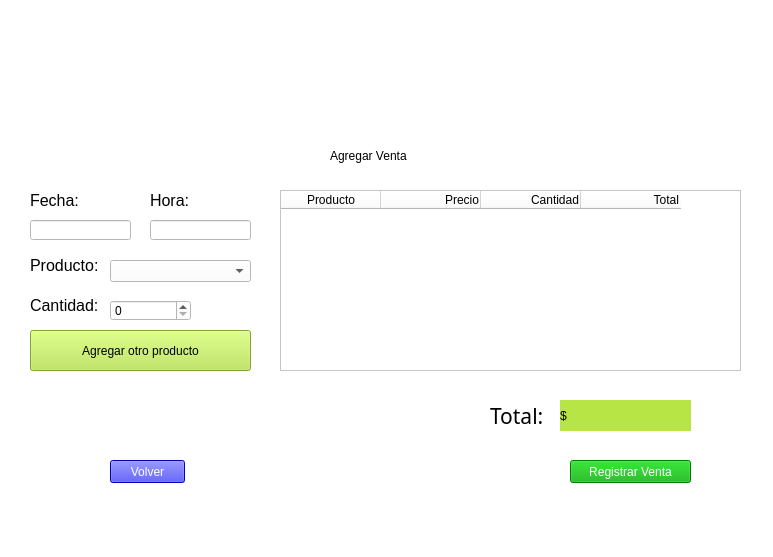
<?xml version="1.0" encoding="UTF-8"?>
<ui version="4.0">
 <class>VentanaMoreVenta</class>
 <widget class="QMainWindow" name="VentanaMoreVenta">
  <property name="geometry">
   <rect>
    <x>0</x>
    <y>0</y>
    <width>773</width>
    <height>557</height>
   </rect>
  </property>
  <property name="sizePolicy">
   <sizepolicy hsizetype="Preferred" vsizetype="Preferred">
    <horstretch>0</horstretch>
    <verstretch>0</verstretch>
   </sizepolicy>
  </property>
  <property name="windowTitle">
   <string>OtraVenta</string>
  </property>
  <property name="toolTip">
   <string>&lt;html&gt;&lt;head/&gt;&lt;body&gt;&lt;p align=&quot;center&quot;&gt;&lt;br/&gt;&lt;/p&gt;&lt;/body&gt;&lt;/html&gt;</string>
  </property>
  <property name="whatsThis">
   <string>&lt;html&gt;&lt;head/&gt;&lt;body&gt;&lt;p align=&quot;center&quot;&gt;&lt;br/&gt;&lt;/p&gt;&lt;/body&gt;&lt;/html&gt;</string>
  </property>
  <property name="styleSheet">
   <string notr="true">background-color: rgb(255, 255, 255);</string>
  </property>
  <widget class="QWidget" name="centralwidget">
   <widget class="QLabel" name="label_2">
    <property name="geometry">
     <rect>
      <x>330</x>
      <y>140</y>
      <width>161</width>
      <height>31</height>
     </rect>
    </property>
    <property name="styleSheet">
     <string notr="true">font: 87 12pt &quot;Arial Black&quot;;</string>
    </property>
    <property name="text">
     <string>Agregar Venta</string>
    </property>
   </widget>
   <widget class="QLabel" name="label">
    <property name="geometry">
     <rect>
      <x>320</x>
      <y>10</y>
      <width>141</width>
      <height>131</height>
     </rect>
    </property>
    <property name="text">
     <string/>
    </property>
    <property name="pixmap">
     <pixmap>Agregar.jpeg</pixmap>
    </property>
    <property name="scaledContents">
     <bool>true</bool>
    </property>
   </widget>
   <widget class="QLabel" name="label_Date">
    <property name="geometry">
     <rect>
      <x>30</x>
      <y>180</y>
      <width>101</width>
      <height>41</height>
     </rect>
    </property>
    <property name="font">
     <font>
      <family>Arial</family>
      <pointsize>12</pointsize>
     </font>
    </property>
    <property name="text">
     <string>Fecha:</string>
    </property>
   </widget>
   <widget class="QPushButton" name="pushButton_volver">
    <property name="geometry">
     <rect>
      <x>110</x>
      <y>460</y>
      <width>75</width>
      <height>23</height>
     </rect>
    </property>
    <property name="styleSheet">
     <string notr="true">color: rgb(255, 255, 255);
font: 12pt &quot;Arial&quot;;
background-color: rgb(0, 0, 255) ;</string>
    </property>
    <property name="text">
     <string>Volver</string>
    </property>
   </widget>
   <widget class="QLineEdit" name="LineHora">
    <property name="geometry">
     <rect>
      <x>150</x>
      <y>220</y>
      <width>101</width>
      <height>20</height>
     </rect>
    </property>
    <property name="styleSheet">
     <string notr="true">font: 12pt &quot;Arial&quot;;</string>
    </property>
    <property name="text">
     <string/>
    </property>
   </widget>
   <widget class="QLineEdit" name="LineFecha">
    <property name="geometry">
     <rect>
      <x>30</x>
      <y>220</y>
      <width>101</width>
      <height>20</height>
     </rect>
    </property>
    <property name="styleSheet">
     <string notr="true">font: 12pt &quot;Arial&quot;;</string>
    </property>
   </widget>
   <widget class="QSpinBox" name="spinBoxCantidad">
    <property name="geometry">
     <rect>
      <x>110</x>
      <y>300</y>
      <width>81</width>
      <height>21</height>
     </rect>
    </property>
    <property name="styleSheet">
     <string notr="true">font: 12pt &quot;Arial&quot;;</string>
    </property>
   </widget>
   <widget class="QPushButton" name="pushButton_registrar">
    <property name="geometry">
     <rect>
      <x>570</x>
      <y>460</y>
      <width>121</width>
      <height>23</height>
     </rect>
    </property>
    <property name="styleSheet">
     <string notr="true">color: rgb(255, 255, 255);
font: 12pt &quot;Arial&quot;;
background-color: rgb(0, 170, 0) ;</string>
    </property>
    <property name="text">
     <string>Registrar Venta</string>
    </property>
   </widget>
   <widget class="QLabel" name="label_hour">
    <property name="geometry">
     <rect>
      <x>150</x>
      <y>190</y>
      <width>101</width>
      <height>21</height>
     </rect>
    </property>
    <property name="font">
     <font>
      <family>Arial</family>
      <pointsize>12</pointsize>
     </font>
    </property>
    <property name="text">
     <string>Hora:</string>
    </property>
   </widget>
   <widget class="QLabel" name="label_Prod">
    <property name="geometry">
     <rect>
      <x>30</x>
      <y>250</y>
      <width>71</width>
      <height>31</height>
     </rect>
    </property>
    <property name="font">
     <font>
      <family>Arial</family>
      <pointsize>12</pointsize>
     </font>
    </property>
    <property name="text">
     <string>Producto:</string>
    </property>
   </widget>
   <widget class="QLabel" name="label_Cant">
    <property name="geometry">
     <rect>
      <x>30</x>
      <y>290</y>
      <width>71</width>
      <height>31</height>
     </rect>
    </property>
    <property name="font">
     <font>
      <family>Arial</family>
      <pointsize>12</pointsize>
     </font>
    </property>
    <property name="text">
     <string>Cantidad:</string>
    </property>
   </widget>
   <widget class="QComboBox" name="comboBoxProducto">
    <property name="geometry">
     <rect>
      <x>110</x>
      <y>260</y>
      <width>141</width>
      <height>22</height>
     </rect>
    </property>
    <property name="styleSheet">
     <string notr="true">font: 12pt &quot;Arial&quot;;</string>
    </property>
   </widget>
   <widget class="QTableWidget" name="tableVenta">
    <property name="geometry">
     <rect>
      <x>280</x>
      <y>190</y>
      <width>461</width>
      <height>181</height>
     </rect>
    </property>
    <property name="sizePolicy">
     <sizepolicy hsizetype="Expanding" vsizetype="Expanding">
      <horstretch>0</horstretch>
      <verstretch>0</verstretch>
     </sizepolicy>
    </property>
    <property name="minimumSize">
     <size>
      <width>461</width>
      <height>0</height>
     </size>
    </property>
    <property name="maximumSize">
     <size>
      <width>461</width>
      <height>16777215</height>
     </size>
    </property>
    <property name="baseSize">
     <size>
      <width>0</width>
      <height>0</height>
     </size>
    </property>
    <property name="font">
     <font>
      <family>Arial</family>
      <pointsize>12</pointsize>
     </font>
    </property>
    <property name="acceptDrops">
     <bool>false</bool>
    </property>
    <property name="toolTip">
     <string/>
    </property>
    <property name="whatsThis">
     <string/>
    </property>
    <property name="layoutDirection">
     <enum>Qt::LeftToRight</enum>
    </property>
    <property name="styleSheet">
     <string notr="true">font: 12pt &quot;Arial&quot;;
</string>
    </property>
    <property name="sizeAdjustPolicy">
     <enum>QAbstractScrollArea::AdjustToContents</enum>
    </property>
    <column>
     <property name="text">
      <string>Producto</string>
     </property>
     <property name="toolTip">
      <string/>
     </property>
     <property name="textAlignment">
      <set>AlignCenter</set>
     </property>
    </column>
    <column>
     <property name="text">
      <string>Precio</string>
     </property>
     <property name="textAlignment">
      <set>AlignTrailing|AlignVCenter</set>
     </property>
    </column>
    <column>
     <property name="text">
      <string>Cantidad</string>
     </property>
     <property name="textAlignment">
      <set>AlignTrailing|AlignVCenter</set>
     </property>
    </column>
    <column>
     <property name="text">
      <string>Total</string>
     </property>
     <property name="textAlignment">
      <set>AlignTrailing|AlignVCenter</set>
     </property>
    </column>
   </widget>
   <widget class="QPushButton" name="pushButton_MasProducto">
    <property name="geometry">
     <rect>
      <x>30</x>
      <y>330</y>
      <width>221</width>
      <height>41</height>
     </rect>
    </property>
    <property name="styleSheet">
     <string notr="true">


QPushButton{

	background-color:rgb(183, 229, 69);
	font: 12pt &quot;Arial&quot;;

	
}

QPushButton:hover{

	background-color: rgb(0, 255, 0);
	font: 12pt &quot;Arial&quot;;

	
}</string>
    </property>
    <property name="text">
     <string>Agregar otro producto</string>
    </property>
   </widget>
   <widget class="QLabel" name="label_total">
    <property name="geometry">
     <rect>
      <x>490</x>
      <y>400</y>
      <width>71</width>
      <height>31</height>
     </rect>
    </property>
    <property name="font">
     <font>
      <family>Arial Black</family>
      <pointsize>16</pointsize>
      <weight>10</weight>
      <italic>false</italic>
      <bold>false</bold>
     </font>
    </property>
    <property name="styleSheet">
     <string notr="true">font: 87 16pt &quot;Arial Black&quot;;</string>
    </property>
    <property name="text">
     <string>Total:</string>
    </property>
   </widget>
   <widget class="QLabel" name="labelTotal">
    <property name="geometry">
     <rect>
      <x>560</x>
      <y>400</y>
      <width>131</width>
      <height>31</height>
     </rect>
    </property>
    <property name="layoutDirection">
     <enum>Qt::LeftToRight</enum>
    </property>
    <property name="styleSheet">
     <string notr="true">font: 75 16pt &quot;Arial&quot;;
background-color:rgb(183, 229, 69);</string>
    </property>
    <property name="text">
     <string>$</string>
    </property>
   </widget>
  </widget>
  <widget class="QMenuBar" name="menubar">
   <property name="geometry">
    <rect>
     <x>0</x>
     <y>0</y>
     <width>773</width>
     <height>21</height>
    </rect>
   </property>
  </widget>
  <widget class="QStatusBar" name="statusbar"/>
 </widget>
 <resources/>
 <connections/>
</ui>
